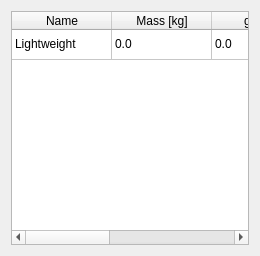
<?xml version="1.0" encoding="UTF-8"?>
<ui version="4.0">
 <class>TaskPanel</class>
 <widget class="QWidget" name="TaskPanel">
  <property name="geometry">
   <rect>
    <x>0</x>
    <y>0</y>
    <width>260</width>
    <height>256</height>
   </rect>
  </property>
  <property name="windowTitle">
   <string>Set weights</string>
  </property>
  <layout class="QGridLayout" name="gridLayout">
   <item row="0" column="0">
    <widget class="QTableWidget" name="Weights">
     <property name="alternatingRowColors">
      <bool>true</bool>
     </property>
     <property name="rowCount">
      <number>1</number>
     </property>
     <property name="columnCount">
      <number>5</number>
     </property>
     <attribute name="horizontalHeaderCascadingSectionResizes">
      <bool>false</bool>
     </attribute>
     <attribute name="horizontalHeaderMinimumSectionSize">
      <number>20</number>
     </attribute>
     <attribute name="horizontalHeaderStretchLastSection">
      <bool>false</bool>
     </attribute>
     <attribute name="verticalHeaderVisible">
      <bool>false</bool>
     </attribute>
     <row/>
     <column>
      <property name="text">
       <string>Name</string>
      </property>
     </column>
     <column>
      <property name="text">
       <string>Mass [kg]</string>
      </property>
     </column>
     <column>
      <property name="text">
       <string>g.x [m]</string>
      </property>
     </column>
     <column>
      <property name="text">
       <string>g.y [m]</string>
      </property>
     </column>
     <column>
      <property name="text">
       <string>g.z [m]</string>
      </property>
     </column>
     <item row="0" column="0">
      <property name="text">
       <string>Lightweight</string>
      </property>
     </item>
     <item row="0" column="1">
      <property name="text">
       <string>0.0</string>
      </property>
     </item>
     <item row="0" column="2">
      <property name="text">
       <string>0.0</string>
      </property>
     </item>
     <item row="0" column="3">
      <property name="text">
       <string>0.0</string>
      </property>
     </item>
     <item row="0" column="4">
      <property name="text">
       <string>0.0</string>
      </property>
     </item>
    </widget>
   </item>
  </layout>
 </widget>
 <resources/>
 <connections/>
</ui>
